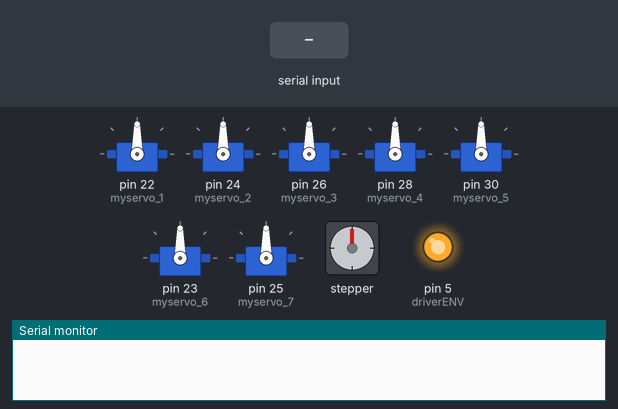
Bench run of a sketch on a simulated Arduino Mega 2560, built with avr-gcc and run on an emulated ATmega2560. Shown: 7 × servo, stepper motor, output pins drawn as LEDs (lit = HIGH), the last lines printed to the serial monitor. The inputs (shaded band) are chosen by the test bench. Stepper angles assume 1600 steps per turn; pins used as bus, display or sensor lines are not drawn.

Above: at 4.0 s.
4.1 s: "," received over Serial
At 5.3 s:
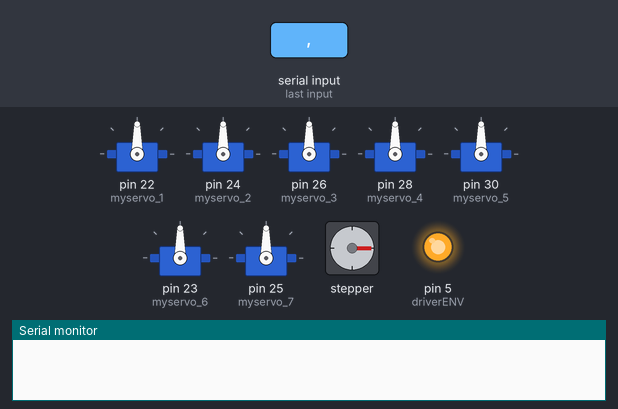
5.6 s: "1,90\n" received over Serial
At 16.6 s:
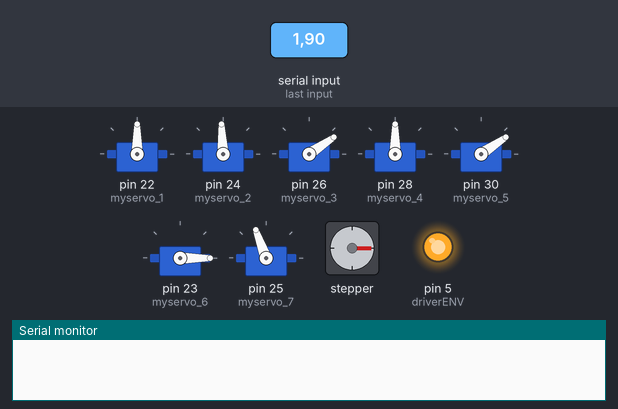
At 19.3 s:
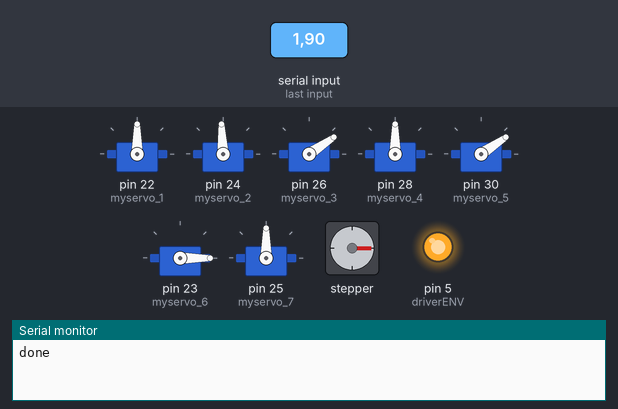
Timing chart, 0 to 20.8 s (numbered marks = the images above; inputs shaded):
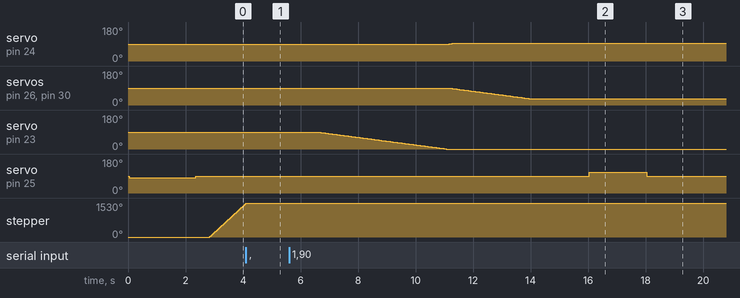

Measured:
- after the input at 5.6 s, servo on pin 24 (myservo_2): 90° → 93° after 5.6 s; servo on pin 26 (myservo_3), servo on pin 30 (myservo_5): moves from 90° to 34° over 2.8 s, starting after 5.6 s; servo on pin 23 (myservo_6): moves from 90° to 0° over 4.5 s, starting after 1.0 s; servo on pin 25 (myservo_7): 90° → 110° after 10.4 s, → 90° 2.0 s later

The sketch:

main.ino
```cpp
#include <Servo.h>
#include <Stepper.h>

Servo myservo_1;
Servo myservo_2;
Servo myservo_3;
Servo myservo_4;
Servo myservo_5;
Servo myservo_6;
Servo myservo_7;

const int stepsPerRevolution = 1600;

Stepper myStepper_1(stepsPerRevolution,6,7);

int driverPUL = 7;    // PUL- pin
int driverDIR = 6;    // DIR- pin
int driverENV = 5;    // ENV- pin
int motor_1;
int motor_2;
int motor_3;
int motor_4;
int motor_5;
int motor_6;
int motor_grip;

int motor_init_1 = 135;
int motor_init_2 = 140;
int motor_init_3 = 50;
int motor_init_4 = 135;
int motor_init_5 = 50;
int motor_init_6 = 90; //모터의 초기 각도 값

int nLength;

int num_split(int num_list[1207],char str[5100], int len)
{
  String num_str = "";
  int i = 0 ;
  int j = 0 ;
  char a;
    for(i; i<len; i++)
    {

      a = str[i];
      if(a == ',')
      {
        num_list[j] = num_str.toInt();
        num_str = "";
        j++;
        continue;
      }

      num_str += a;
    }
   return j;
}

void arm_moving(int _1, int _2, int _3, int _4, int _5, int _6)
{
  if(_1 >3 && _2 > 3 && _3  > 3 && _4  > 3 &&  _5  > 3)
  {
    myservo_1.write(_1/1.5);
    myservo_2.write(_2/1.5 + 3);
    myservo_3.write(_3/1.5 + 3);
    myservo_4.write(_4/1.5);
    myservo_5.write(_5/1.5 + 6);
    myservo_6.write(_6);
    delay(2);
  }
}

void arm_move_setup(int _1, int _2, int _3, int _4, int _5, int _6)       //초기 세팅으로 이동
{
  while(1)
  {
    int pre_motor_1 = _1/ 1.5 - myservo_1.read();
    int pre_motor_2 = _2/ 1.5  - myservo_2.read();
    int pre_motor_3 = _3/ 1.5  - myservo_3.read();
    int pre_motor_4 = _4/ 1.5 - myservo_4.read();
    int pre_motor_5 = _5/ 1.5 - myservo_5.read();
    int pre_motor_6 = _6 - myservo_6.read();


      if(pre_motor_1>0)
      {
        myservo_1.write(myservo_1.read()+1);
      }
      else if(pre_motor_1<0)
      {
        myservo_1.write(myservo_1.read()-1);
      }
      if(pre_motor_2>0)
      {
        myservo_2.write(myservo_2.read()+1);
      }
      else if(pre_motor_2<0)
      {
        myservo_2.write(myservo_2.read()-1);
      }
      if(pre_motor_3>0)
      {
        myservo_3.write(myservo_3.read()+1);
      }
      else if(pre_motor_3<0)
      {
        myservo_3.write(myservo_3.read()-1);
      }
      if(pre_motor_4>0)
      {
        myservo_4.write(myservo_4.read()+1);
      }
      else if(pre_motor_4<0)
      {
        myservo_4.write(myservo_4.read()-1);
      }
      if(pre_motor_5>0)
      {
        myservo_5.write(myservo_5.read()+1);
      }
      else if(pre_motor_5<0)
      {
        myservo_5.write(myservo_5.read()-1);
      }
      if(pre_motor_6>0)
      {
        myservo_6.write(myservo_6.read()+1);
      }
      else if(pre_motor_6<0)
      {
        myservo_6.write(myservo_6.read()-1);
      }
    delay(50);

    if(pre_motor_1 == 0 && pre_motor_2 == 0 && pre_motor_3 == 0 && pre_motor_4 == 0 && pre_motor_5 == 0 && pre_motor_6 ==0)
    {
      break;
    }

  }

}

void arm_drop_pos() //캔 모으는곳으로 이동
{
    while(1)
  {
      int pre_motor_1 = 150 - myservo_1.read();
      if(pre_motor_1>0)
      {
        myservo_1.write(myservo_1.read()+1);
      }
      else if(pre_motor_1<0)
      {
        myservo_1.write(myservo_1.read()-1);
      }
    delay(25);
    if(pre_motor_1==0)
    {
      break;
    }
  }
}

void gripper_move(int w, int t)
{
  myservo_7.write(w);
  delay(t);
  myservo_7.write(90);
  delay(500);
}

void rail_start()
{
  myStepper_1.step(200);
}

void setup()
{
    Serial.begin(9600);

    pinMode(driverPUL, OUTPUT);
    pinMode(driverDIR, OUTPUT);
    pinMode(driverENV, OUTPUT);

    myStepper_1.setSpeed(200);

    digitalWrite(driverDIR, LOW);
    digitalWrite(driverPUL, HIGH);
    digitalWrite(driverENV,HIGH);

    myservo_1.attach(22);
    myservo_2.attach(24);
    myservo_3.attach(26);
    myservo_4.attach(28);
    myservo_5.attach(30);
    myservo_6.attach(23);
    myservo_7.attach(25); //6축 + 그리퍼 핀 설정

    arm_move_setup(135,135,135,135,135,90); //초기 세팅으로 이동
    gripper_move(80,2300); //그리퍼 초기 각도

}


void loop()
{
    rail_start();

    if(Serial.available()>0)
    {

      while(1)
      {

        int num_list[1207] = {};
        char serial_buffer[5100] = {};
        int j;
        nLength = Serial.readBytes(serial_buffer,5100);

        j = num_split(num_list,serial_buffer,nLength); //num_list[1206]

        if(num_list[0]==1) //가로축
        {

          arm_move_setup(myservo_1.read()*1.5,myservo_2.read()*1.5,myservo_3.read()*1.5,myservo_4.read()*1.5,myservo_5.read()*1.5,0);

          arm_move_setup(motor_init_1,motor_init_2,motor_init_3,motor_init_4,motor_init_5,0);
          delay(1000);

          for(int i=0; i<201; i++)
          {
            int k = 6 * i;
            arm_moving(num_list[1+k],num_list[2+k],num_list[3+k],num_list[4+k],num_list[5+k],0);
          }

          delay(1000);
          gripper_move(110,2000);

          Serial.println("done");
        }

        if(num_list[0]==2) //세로축
        {
          arm_move_setup(motor_init_1,motor_init_2,motor_init_3,motor_init_4,motor_init_5,motor_init_6);

          for(int i=0; i<201; i++)
          {
            int k = 6 * i;

            arm_moving(num_list[1+k],num_list[2+k],num_list[3+k],num_list[4+k],num_list[5+k],num_list[6+k]);

          }

          delay(1000);
          gripper_move(110,2000);

          Serial.println("done");
        }


        if(num_list[0]==3) //END
        {
           j = num_split(num_list,serial_buffer,nLength); //num_list[1206]

           for(int i=0; i<201; i++)
          {
            int k = 6 * i;
            arm_moving(num_list[1+0%6 +k],num_list[1+1%6 +k],num_list[1+2%6 +k],num_list[1+3%6 + k],num_list[1+4%6 + k],myservo_6.read());
          }

          delay(500);
          arm_drop_pos();
          delay(500);
          gripper_move(80,2300);
          arm_move_setup(135,135,135,135,135,90);
          delay(500);
          Serial.println("done_2"); //메인서버로 종료 신호 보내기

          break;
        }
      }
    }
  }
```
